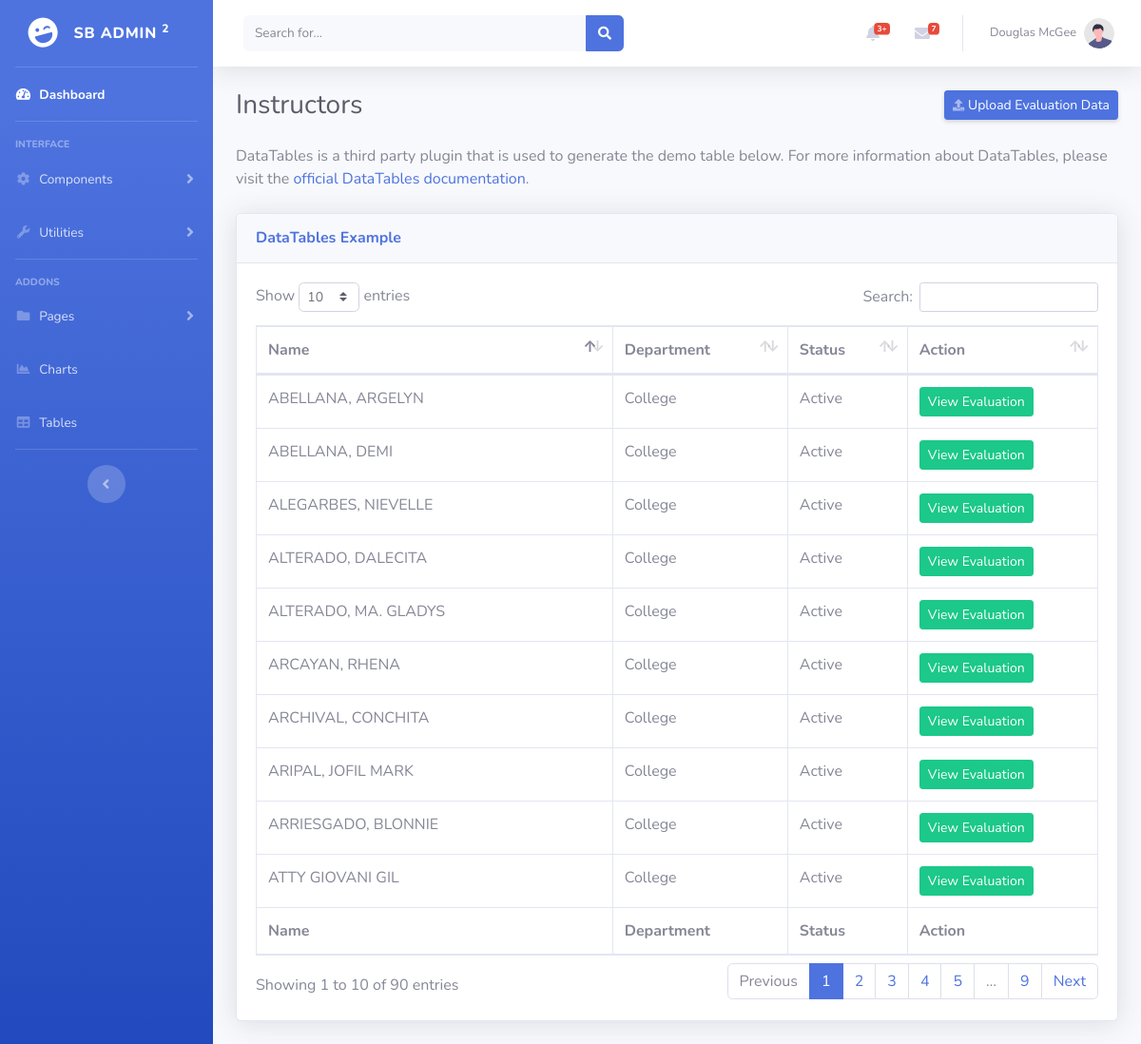
Page /admin/instructor-table.php?error=nofile on the committed database.
### tables this page shows
CREATE TABLE `tbl_instructor` (
  `ins_id` int(10) NOT NULL,
  `ins_name` varchar(50) NOT NULL,
  `ins_dept` varchar(50) NOT NULL,
  `ins_status` varchar(20) NOT NULL
);

### admin/instructor-table.php (the view, shortened to what this page needs)
<?php
include_once '../templates/header.php';
?>
                <div class="container-fluid">
                <div class="d-sm-flex align-items-center justify-content-between mb-4">
                        <h1 class="h3 mb-0 text-gray-800">Instructors</h1>
                        <a href="../upload/upload.evaluation.php" class="d-none d-sm-inline-block btn btn-sm btn-primary shadow-sm"><i
                                class="fas fa-upload fa-sm text-white-50"></i> Upload Evaluation Data</a>
                    </div>
                    <p class="mb-4">DataTables is a third party plugin that is used to generate the demo table below.
                        For more information about DataTables, please visit the <a target="_blank"
                            href="https://datatables.net">official DataTables documentation</a>.</p>
                    <div class="card shadow mb-4">
                        <div class="card-header py-3">
                            <h6 class="m-0 font-weight-bold text-primary">DataTables Example</h6>
                        </div>
                        <div class="card-body">
                            <div class="table-responsive">
                                <table class="table table-bordered" id="dataTable" width="100%" cellspacing="0">
                                    <thead>
                                        <tr>
                                        <th>Name</th>
                                        <th>Department</th>
                                        <th>Status</th>
                                        <th>Action</th>
                                        </tr>
                                    </thead>
                                    <tfoot>
                                        <tr>
                                        <th>Name</th>
                                        <th>Department</th>
                                        <th>Status</th>
                                        <th>Action</th>
                                        </tr>
                                    </tfoot>
                                    <tbody>
                                    <?php
                                        $database = new Connection();
                                        $db = $database->open();
                                        try{
                                            $sql = 'SELECT * FROM tbl_instructor ORDER BY ins_name ASC';
                                            foreach ($db->query($sql) as $row) {
                                                ?>
                                                <tr>
                                                    <td><?php echo $row["ins_name"]?></td>
                                                    <td><?php echo $row["ins_dept"]?></td>
                                                    <td><?php echo $row["ins_status"]?></td>
                                                    <td>
                                                    <form action="eval.solo.php" method="post" style="margin: 0;">
                                                        <button type="submit" class="btn btn-success btn-sm" name ="submit">View Evaluation </button>
                                                        </form>
                                                    </td>
                                                </tr>
                                                <?php
                                            }
                                        }
                                        catch(PDOException $e){
                                            echo "There is some problem in connection: " . $e->getMessage();
                                        }
                                    ?>
                                    </tbody>
                                </table>
                            </div>
                        </div>
                    </div>
                </div>
<?php
include_once '../templates/footer.php';
?>

### rows in the picture
tbl_instructor: ins_name "ABELLANA, ARGELYN", ins_dept "College", ins_status "Active"
tbl_instructor: ins_name "ABELLANA, DEMI", ins_dept "College", ins_status "Active"
tbl_instructor: ins_name "ALEGARBES, NIEVELLE", ins_dept "College", ins_status "Active"
tbl_instructor: ins_name "ALTERADO, DALECITA", ins_dept "College", ins_status "Active"
tbl_instructor: ins_name "ALTERADO, MA. GLADYS", ins_dept "College", ins_status "Active"
tbl_instructor: ins_name "ARCAYAN, RHENA", ins_dept "College", ins_status "Active"
tbl_instructor: ins_name "ARCHIVAL, CONCHITA", ins_dept "College", ins_status "Active"
tbl_instructor: ins_name "ARIPAL, JOFIL MARK", ins_dept "College", ins_status "Active"
tbl_instructor: ins_name "ARRIESGADO, BLONNIE", ins_dept "College", ins_status "Active"
tbl_instructor: ins_name "ATTY GIOVANI GIL", ins_dept "College", ins_status "Active"
